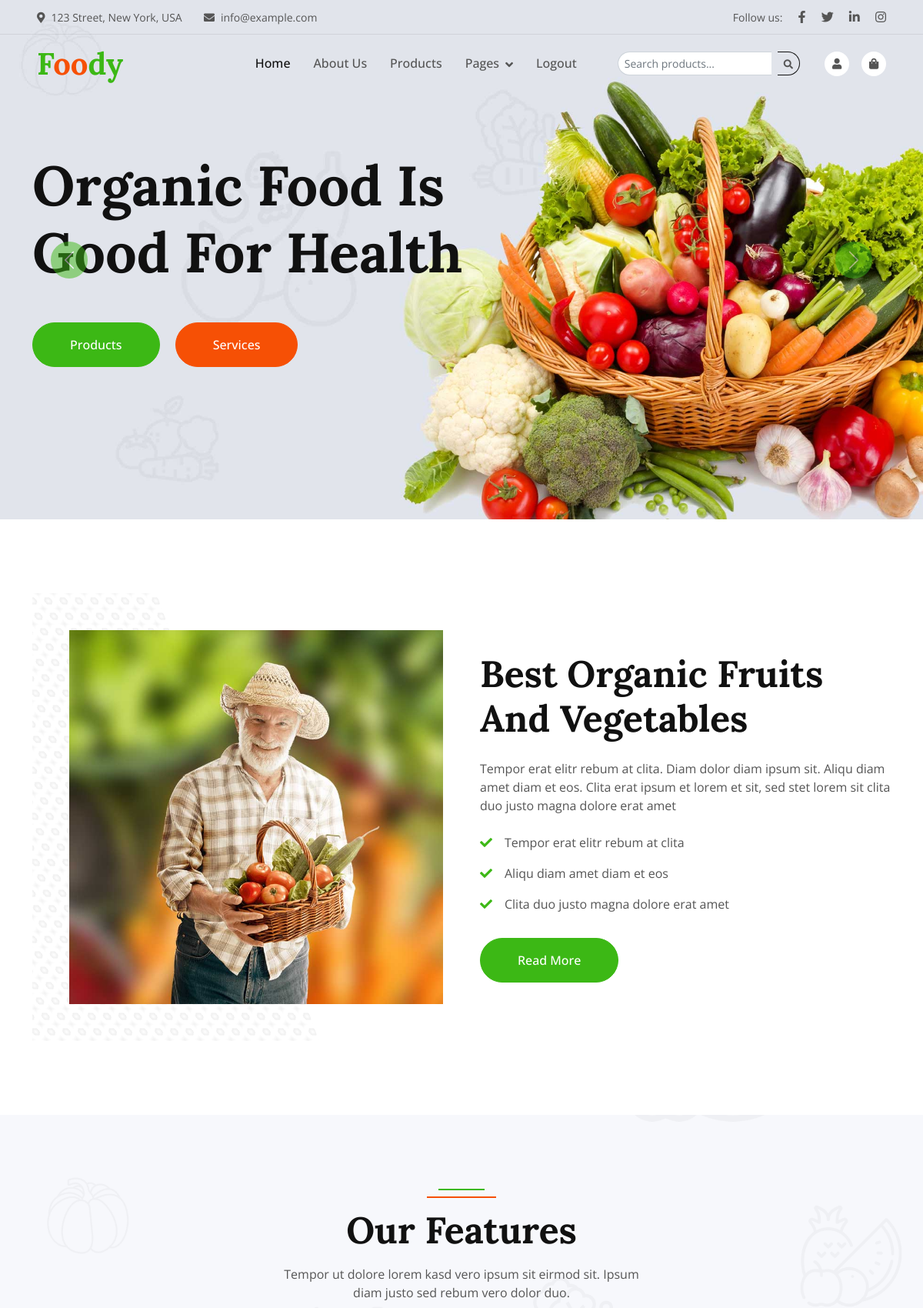
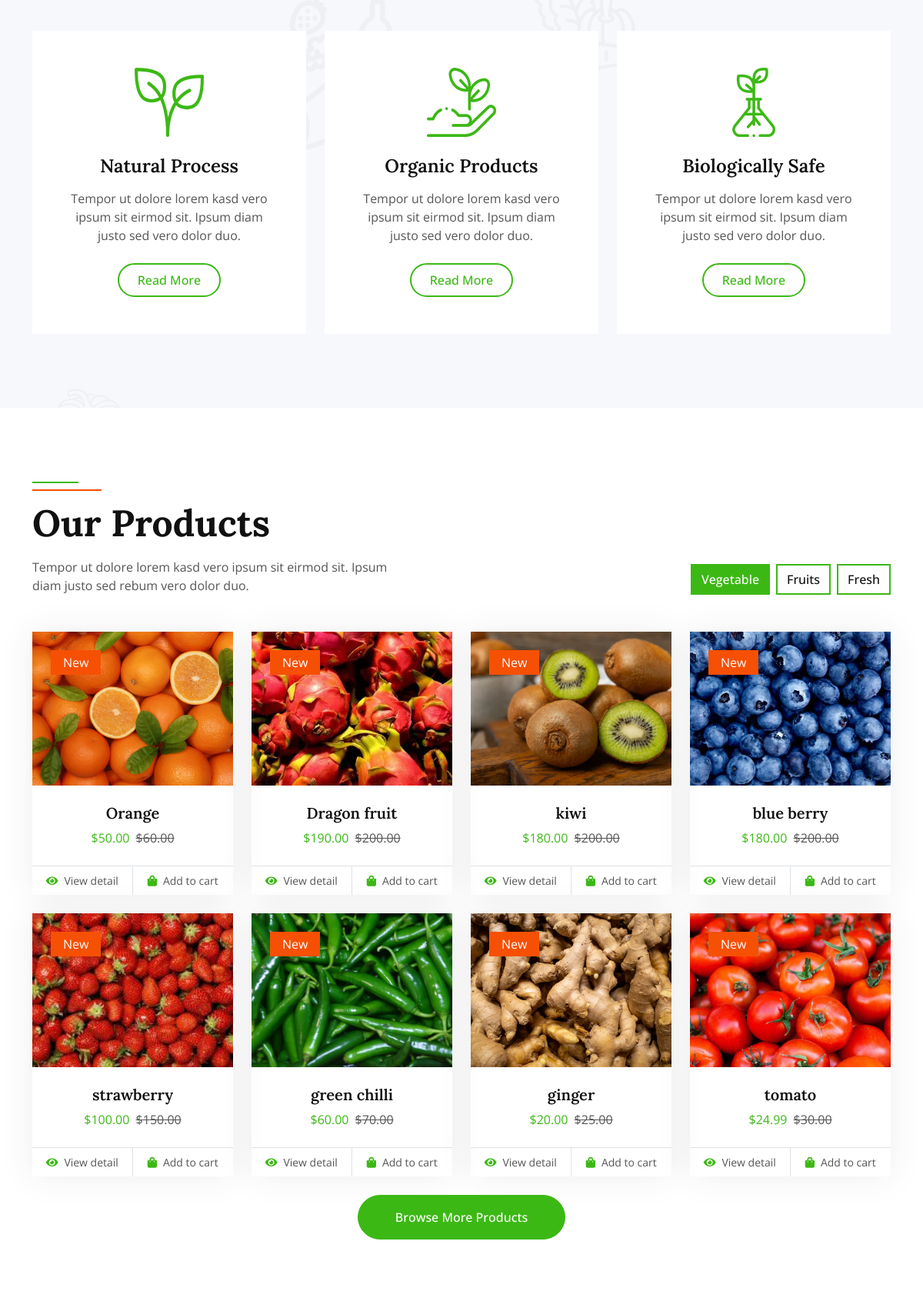
The app's page / (signed in, upper part) with its own data (2 pictures, top to bottom).
### shop/models.py (models this page shows, shortened)
class Product(models.Model):
    image = models.ImageField(upload_to='product_images/')
    name = models.CharField(max_length=200)
    description = models.TextField()
    price = models.DecimalField(max_digits=10, decimal_places=2)
    offer_price = models.DecimalField(max_digits=10, decimal_places=2, null=True, blank=True)
    stock = models.IntegerField()
    created = models.DateTimeField(auto_now_add=True)
    CATEGORY = models.ForeignKey(Category, on_delete=models.CASCADE)

### shop/views.py (the view)
# urls.py: 2. Add a URL to urlpatterns:  path('', views.home, name='home')
def home(request):
    product = Product.objects.all().order_by("-created")[0:8]
    return render(request,"index.html",{"products": product})

### templates/index.html (shortened to what this page needs)
{% extends 'base.html' %}
{% block content %}
{% load static %}
    <div class="container-fluid p-0 mb-5 wow fadeIn" data-wow-delay="0.1s">
        <div id="header-carousel" class="carousel slide" data-bs-ride="carousel">
            <div class="carousel-inner">
                <div class="carousel-item active">
                    <img class="w-100" src="{% static 'img/carousel-1.jpg' %}" alt="Image">
                    <div class="carousel-caption">
                        <div class="container">
                            <div class="row justify-content-start">
                                <div class="col-lg-7">
                                    <h1 class="display-2 mb-5 animated slideInDown">Organic Food Is Good For Health</h1>
                                    <a href="" class="btn btn-primary rounded-pill py-sm-3 px-sm-5">Products</a>
                                    <a href="" class="btn btn-secondary rounded-pill py-sm-3 px-sm-5 ms-3">Services</a>
                                </div>
                            </div>
                        </div>
                    </div>
                </div>
            </div>
            <button class="carousel-control-prev" type="button" data-bs-target="#header-carousel"
                data-bs-slide="prev">
                <span class="carousel-control-prev-icon" aria-hidden="true"></span>
            </button>
            <button class="carousel-control-next" type="button" data-bs-target="#header-carousel"
                data-bs-slide="next">
                <span class="carousel-control-next-icon" aria-hidden="true"></span>
            </button>
        </div>
    </div>
    <div class="container-xxl py-5">
        <div class="container">
            <div class="row g-5 align-items-center">
                <div class="col-lg-6 wow fadeIn" data-wow-delay="0.1s">
                    <div class="about-img position-relative overflow-hidden p-5 pe-0">
                        <img class="img-fluid w-100" src="{% static 'img/about.jpg' %}">
                    </div>
                </div>
                <div class="col-lg-6 wow fadeIn" data-wow-delay="0.5s">
                    <h1 class="display-5 mb-4">Best Organic Fruits And Vegetables</h1>
                    <p class="mb-4">Tempor erat elitr rebum at clita. Diam dolor diam ipsum sit. Aliqu diam amet diam et eos. Clita erat ipsum et lorem et sit, sed stet lorem sit clita duo justo magna dolore erat amet</p>
                    <p><i class="fa fa-check text-primary me-3"></i>Tempor erat elitr rebum at clita</p>
                    <p><i class="fa fa-check text-primary me-3"></i>Aliqu diam amet diam et eos</p>
                    <p><i class="fa fa-check text-primary me-3"></i>Clita duo justo magna dolore erat amet</p>
                    <a class="btn btn-primary rounded-pill py-3 px-5 mt-3" href="">Read More</a>
                </div>
            </div>
        </div>
    </div>
    <div class="container-fluid bg-light bg-icon my-5 py-6">
        <div class="container">
            <div class="section-header text-center mx-auto mb-5 wow fadeInUp" data-wow-delay="0.1s" style="max-width: 500px;">
                <h1 class="display-5 mb-3">Our Features</h1>
                <p>Tempor ut dolore lorem kasd vero ipsum sit eirmod sit. Ipsum diam justo sed rebum vero dolor duo.</p>
            </div>
            <div class="row g-4">
                <div class="col-lg-4 col-md-6 wow fadeInUp" data-wow-delay="0.1s">
                    <div class="bg-white text-center h-100 p-4 p-xl-5">
                        <img class="img-fluid mb-4" src="{% static 'img/icon-1.png' %}" alt="">
                        <h4 class="mb-3">Natural Process</h4>
                        <p class="mb-4">Tempor ut dolore lorem kasd vero ipsum sit eirmod sit. Ipsum diam justo sed vero dolor duo.</p>
                        <a class="btn btn-outline-primary border-2 py-2 px-4 rounded-pill" href="">Read More</a>
                    </div>
                </div>
                <div class="col-lg-4 col-md-6 wow fadeInUp" data-wow-delay="0.3s">
                    <div class="bg-white text-center h-100 p-4 p-xl-5">
                        <img class="img-fluid mb-4" src="{% static 'img/icon-2.png' %}" alt="">
                        <h4 class="mb-3">Organic Products</h4>
                        <p class="mb-4">Tempor ut dolore lorem kasd vero ipsum sit eirmod sit. Ipsum diam justo sed vero dolor duo.</p>
                        <a class="btn btn-outline-primary border-2 py-2 px-4 rounded-pill" href="">Read More</a>
                    </div>
                </div>
                <div class="col-lg-4 col-md-6 wow fadeInUp" data-wow-delay="0.5s">
                    <div class="bg-white text-center h-100 p-4 p-xl-5">
                        <img class="img-fluid mb-4" src="{% static 'img/icon-3.png' %}" alt="">
                        <h4 class="mb-3">Biologically Safe</h4>
                        <p class="mb-4">Tempor ut dolore lorem kasd vero ipsum sit eirmod sit. Ipsum diam justo sed vero dolor duo.</p>
                        <a class="btn btn-outline-primary border-2 py-2 px-4 rounded-pill" href="">Read More</a>
                    </div>
                </div>
            </div>
        </div>
    </div>
    <div class="container-xxl py-5">
        <div class="container">
            <div class="row g-0 gx-5 align-items-end">
                <div class="col-lg-6">
                    <div class="section-header text-start mb-5 wow fadeInUp" data-wow-delay="0.1s" style="max-width: 500px;">
                        <h1 class="display-5 mb-3">Our Products</h1>
                        <p>Tempor ut dolore lorem kasd vero ipsum sit eirmod sit. Ipsum diam justo sed rebum vero dolor duo.</p>
                    </div>
                </div>
                <div class="col-lg-6 text-start text-lg-end wow slideInRight" data-wow-delay="0.1s">
                    <ul class="nav nav-pills d-inline-flex justify-content-end mb-5">
                        <li class="nav-item me-2">
                            <a class="btn btn-outline-primary border-2 active" data-bs-toggle="pill" href="#tab-1">Vegetable</a>
                        </li>
                        <li class="nav-item me-2">
                            <a class="btn btn-outline-primary border-2" data-bs-toggle="pill" href="#tab-2">Fruits </a>
                        </li>
                        <li class="nav-item me-0">
                            <a class="btn btn-outline-primary border-2" data-bs-toggle="pill" href="#tab-3">Fresh</a>
                        </li>
                    </ul>
                </div>
            </div>
            <div class="tab-content">
                <div id="tab-1" class="tab-pane fade show p-0 active">
                    <div class="row g-4">
                        {% for i in products %}
                        <div class="col-xl-3 col-lg-4 col-md-6 wow fadeInUp" data-wow-delay="0.3s">
                            <div class="product-item">
                                <div class="position-relative bg-light overflow-hidden">
                                    <img class="img-fluid w-100" src="{{ i.image.url}}" alt=""style="height: 200px;object-fit: cover;">
                                    <div class="bg-secondary rounded text-white position-absolute start-0 top-0 m-4 py-1 px-3">New</div>
                                </div>
                                <div class="text-center p-4">
                                    <a class="d-block h5 mb-2" href="">{{ i.name }}</a>
                                    <span class="text-primary me-1">${{ i.offer_price }}</span>
                                    <span class="text-body text-decoration-line-through">${{ i.price }}</span>
                                </div>
                                <div class="d-flex border-top">
                                    <small class="w-50 text-center border-end py-2">
                                        <a class="text-body" href=""><i class="fa fa-eye text-primary me-2"></i>View detail</a>
                                    </small>
                                    <small class="w-50 text-center py-2">
                                        <a class="text-body" href=""><i class="fa fa-shopping-bag text-primary me-2"></i>Add to cart</a>
                                    </small>
                                </div>
                            </div>
                        </div>
                        {% endfor %}
                        <div class="col-12 text-center wow fadeInUp" data-wow-delay="0.1s">
                            <a class="btn btn-primary rounded-pill py-3 px-5" href="">Browse More Products</a>
                        </div>
                    </div>
                </div>
            </div>
        </div>
    </div>
{% endblock %}

### static/css/style.css (style rules this page uses)
:root { --primary: #3CB815; --secondary: #F65005; --light: #F7F8FC; --dark: #111111; }
.py-6 { padding-top: 6rem; padding-bottom: 6rem; }
.bg-icon { background: url(../img/bg-icon.png) center center repeat; background-size: contain; }
.btn { font-weight: 500; transition: .5s; }
.btn.btn-primary, .btn.btn-secondary, .btn.btn-outline-primary:hover, .btn.btn-outline-secondary:hover { color: #FFFFFF; }
.carousel-caption { top: 0; left: 0; right: 0; bottom: 0; display: flex; align-items: center; justify-content: center; text-align: start; z-index: 1; }
.carousel-control-prev, .carousel-control-next { width: 15%; }
.carousel-control-prev-icon, .carousel-control-next-icon { width: 3rem; height: 3rem; background-color: var(--primary); border: 10px solid var(--primary); border-radius: 3rem; }
.section-header { position: relative; padding-top: 25px; }
.section-header::before { position: absolute; content: ""; width: 60px; height: 2px; top: 0; left: 50%; transform: translateX(-50%); background: var(--primary); }
.section-header::after { position: absolute; content: ""; width: 90px; height: 2px; top: 10px; left: 50%; transform: translateX(-50%); background: var(--secondary); }
.section-header.text-start::before, .section-header.text-start::after { left: 0; transform: translateX(0); }
.about-img img { position: relative; z-index: 2; }
.about-img::before { position: absolute; content: ""; top: 0; left: -50%; width: 100%; height: 100%; background-image: -webkit-repeating-radial-gradient(#FFFFFF, #EEEEEE 5px, transparent 5px, transparent 10px); background-image: -moz-repeating-radial-gradient(#FFFFFF, #EEEEEE 5px, transparent 5px, transparent 10px); background-image: -ms-repeating-radial-gradient(#FFFFFF, #EEEEEE 5px, transparent 5px, transparent 10px); background-image: -o-repeating-radial-gradient(#FFFFFF, #EEEEEE 5px, transparent 5px, transparent 10px); background-image: repeating-radial-gradient(#FFFFFF, #EEEEEE 5px, transparent 5px, transparent 10px); background-size: 20px 20px; transform: skew(20deg); z-index: 1; }
.nav-pills .nav-item .btn { color: var(--dark); }
.nav-pills .nav-item .btn:hover, .nav-pills .nav-item .btn.active { color: #FFFFFF; }
.product-item { box-shadow: 0 0 45px rgba(0, 0, 0, .07); }
.product-item img { transition: .5s; }

### records on screen
Product: image (picture), name "Orange", offer_price "50.00", price "60.00"
Product: image (picture), name "Dragon fruit", offer_price "190.00", price "200.00"
Product: image (picture), name "kiwi", offer_price "180.00", price "200.00"
Product: image (picture), name "blue berry", offer_price "180.00", price "200.00"
Product: image (picture), name "strawberry", offer_price "100.00", price "150.00"
Product: image (picture), name "green chilli", offer_price "60.00", price "70.00"
Product: image (picture), name "ginger", offer_price "20.00", price "25.00"
Product: image (picture), name "tomato", offer_price "24.99", price "30.00"
